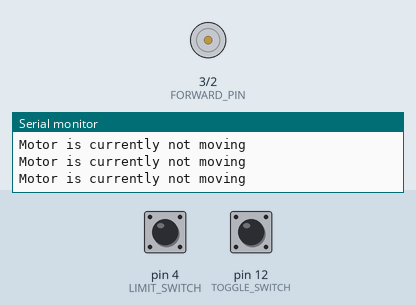
Recording of a sketch running on a simulated Arduino Uno, built with avr-gcc and run on an emulated ATmega328P. On the bench: motor-driver pin pairs drawn as motors (green arrow = first pin HIGH = forward, orange = second pin HIGH = backward, longer = more drive), the last lines printed to the serial monitor. The test bench sets the inputs (shaded band); at power-on: pin 12 (TOGGLE_SWITCH) HIGH, pin 4 (LIMIT_SWITCH) HIGH.

Above: at 1.2 s.
1.3 s: pin 12 (TOGGLE_SWITCH) pulled LOW for 0.15 s
At 1.4 s:
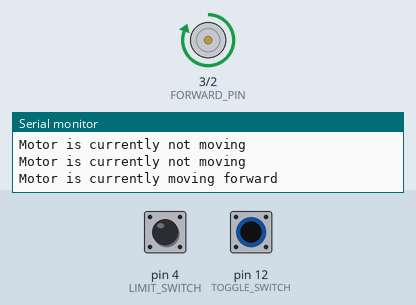
2.9 s: pin 4 (LIMIT_SWITCH) pulled LOW for 1 s
At 3.89 s:
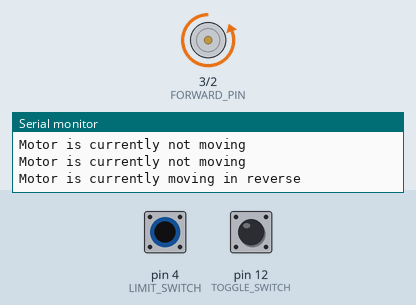
5.4 s: pin 4 (LIMIT_SWITCH) pulled LOW for 0.15 s
8.5 s: pin 12 (TOGGLE_SWITCH) pulled LOW for 1 s
At 10.3 s:
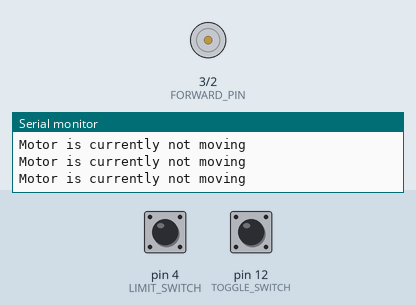
12.5 s: pin 12 (TOGGLE_SWITCH) pulled LOW for 3.2 s
At 13.9 s:
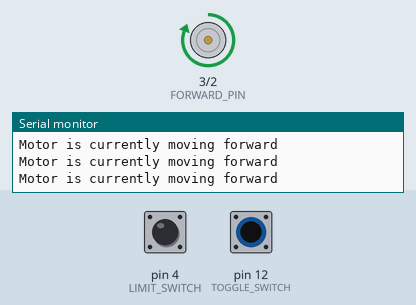
17.2 s: pin 12 (TOGGLE_SWITCH) pulsed LOW 2 times (0.12 s each, 0.3 s apart)
At 17.42 s:
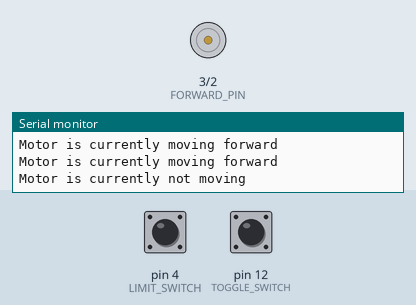
Timing chart, 0 to 20.2 s (numbered marks = the images above; inputs shaded):
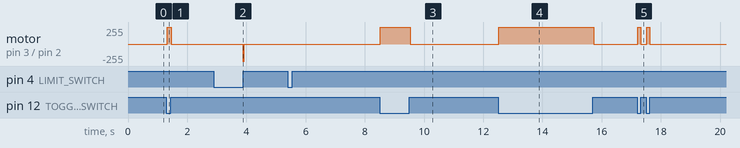

Measured:
- after the input at 1.3 s, motor on pin 3 (FORWARD_PIN) / pin 2 (REVERSE_PIN): stopped → forward 255/255 at once, → stopped 0.15 s later
- after the input at 2.9 s, motor on pin 3 (FORWARD_PIN) / pin 2 (REVERSE_PIN): stopped → backward 255/255 after 0.98 s, → stopped 0.05 s later
- after the input at 8.5 s, motor on pin 3 (FORWARD_PIN) / pin 2 (REVERSE_PIN): stopped → forward 255/255 at once, → stopped 1.0 s later
- after the input at 12.5 s, motor on pin 3 (FORWARD_PIN) / pin 2 (REVERSE_PIN): stopped → forward 255/255 at once, → stopped 3.2 s later
- after the input at 17.2 s, motor on pin 3 (FORWARD_PIN) / pin 2 (REVERSE_PIN): alternates forward 255/255 for 0.11 s and stopped for 0.19 s, 4 changes in all, then stays stopped, starting at once

The sketch:

angryboxextension.ino
```cpp
const int LIMIT_SWITCH = 4;
const int TOGGLE_SWITCH = 12;
const int FORWARD_PIN = 3;
const int REVERSE_PIN = 2;
const int BAUD_RATE = 9600;
unsigned long currTime;
unsigned long prevTime;
const int INTERVAL = 1000; // Time interval in ms of how long the finger waits after hitting the switch

void setup() {
  pinMode(TOGGLE_SWITCH, INPUT_PULLUP);
  pinMode(LIMIT_SWITCH, INPUT_PULLUP);
  pinMode(FORWARD_PIN, OUTPUT);
  pinMode(REVERSE_PIN, OUTPUT);
  Serial.begin(BAUD_RATE);
}

void loop() {
  currTime = millis();
  // Moves finger in forward direction when switch is flipped
  if (digitalRead(TOGGLE_SWITCH) == LOW) {
    prevTime = currTime;
    digitalWrite(FORWARD_PIN, HIGH);
    digitalWrite(REVERSE_PIN, LOW);
    Serial.println("Motor is currently moving forward");
  }
  if (digitalRead(TOGGLE_SWITCH) == HIGH && digitalRead(LIMIT_SWITCH) == LOW) {
    // Makes finger wait for a second after the switch becomes flipped
    if (currTime - prevTime < INTERVAL) {
      digitalWrite(REVERSE_PIN, LOW);
      digitalWrite(FORWARD_PIN, LOW);
    } else { // Retracts finger after the finger has waited for a second
      digitalWrite(REVERSE_PIN, HIGH);
      digitalWrite(FORWARD_PIN, LOW);
      Serial.println("Motor is currently moving in reverse");
    }
  }
  // Sets motor in off state when flip is switched off and the finger is resting on the limit switch
  if (digitalRead(TOGGLE_SWITCH) == HIGH && digitalRead(LIMIT_SWITCH) == HIGH) {
    prevTime = currTime;
    digitalWrite(FORWARD_PIN, LOW);
    digitalWrite(REVERSE_PIN, LOW);
    Serial.println("Motor is currently not moving");
  }
}
```
